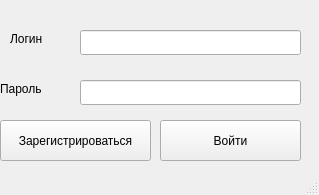
<?xml version="1.0" encoding="UTF-8"?>
<ui version="4.0">
 <class>MainWindow</class>
 <widget class="QMainWindow" name="MainWindow">
  <property name="geometry">
   <rect>
    <x>0</x>
    <y>0</y>
    <width>319</width>
    <height>195</height>
   </rect>
  </property>
  <property name="windowTitle">
   <string>MainWindow</string>
  </property>
  <property name="styleSheet">
   <string notr="true">Окно входа</string>
  </property>
  <widget class="QWidget" name="centralwidget">
   <widget class="QLabel" name="label">
    <property name="geometry">
     <rect>
      <x>10</x>
      <y>30</y>
      <width>67</width>
      <height>17</height>
     </rect>
    </property>
    <property name="text">
     <string>Логин</string>
    </property>
   </widget>
   <widget class="QLabel" name="label_2">
    <property name="geometry">
     <rect>
      <x>0</x>
      <y>80</y>
      <width>67</width>
      <height>17</height>
     </rect>
    </property>
    <property name="text">
     <string>Пароль</string>
    </property>
   </widget>
   <widget class="QPushButton" name="button_sigin">
    <property name="geometry">
     <rect>
      <x>160</x>
      <y>120</y>
      <width>141</width>
      <height>41</height>
     </rect>
    </property>
    <property name="text">
     <string>Войти</string>
    </property>
   </widget>
   <widget class="QPushButton" name="button_signup">
    <property name="geometry">
     <rect>
      <x>0</x>
      <y>120</y>
      <width>151</width>
      <height>41</height>
     </rect>
    </property>
    <property name="text">
     <string>Зарегистрироваться</string>
    </property>
   </widget>
   <widget class="QLineEdit" name="lineEdit_login">
    <property name="geometry">
     <rect>
      <x>80</x>
      <y>30</y>
      <width>221</width>
      <height>25</height>
     </rect>
    </property>
   </widget>
   <widget class="QLineEdit" name="lineEdit_password">
    <property name="geometry">
     <rect>
      <x>80</x>
      <y>80</y>
      <width>221</width>
      <height>25</height>
     </rect>
    </property>
   </widget>
  </widget>
  <widget class="QStatusBar" name="statusbar"/>
 </widget>
 <resources/>
 <connections/>
</ui>
